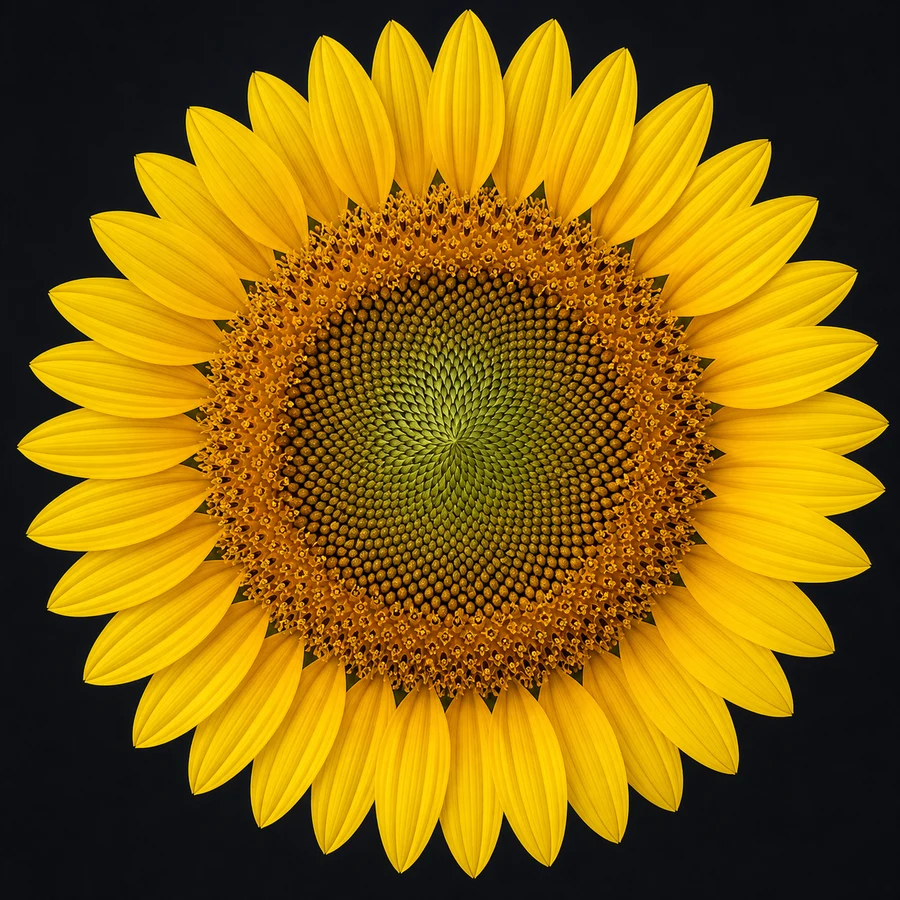
#> input picture images/lecture4/sunflower.webp, 900 x 900 px, given in place of brick.png, which was not available
$ python verify_gabor_power.py
#> lines starting #> are read from the running program, lines starting #| are printed output that depends on the picture; long printed decimals are rounded; pictures that were not available may be replaced by others from this repository, and a replacement may not be noted
"""Numerically compare the browser Gabor power computation with the Python reference.

The reference path below uses the same equations, support rule, image
standardization, and wrap convolution as skimage.filters.gabor_kernel plus
scipy.ndimage.convolve.  It is intentionally implemented with NumPy so the
check can run in the course repository without SciPy or scikit-image installed.
"""

from pathlib import Path

import numpy as np
from PIL import Image


ROOT = Path(__file__).resolve().parents[1]
TEXTURES = {
    "brick": ROOT / "images/gabor/brick.png",
    "grass": ROOT / "images/gabor/grass.png",
    "knit": ROOT / "images/lecture4/knit.png",
}
SETTINGS = (
    (0, 4, 6),
    (0, 4, 10),
    (45, 4, 10),
    (90, 4, 18),
)


def load_standardized(path: Path, size: int = 144) -> np.ndarray:
#> called with size = 144
    with Image.open(path) as source:
#> source is the input picture: PIL image 900x900 RGB; mean R, G, B 132.6, 98.3, 11.8
        rgb = source.convert("RGB")
        side = min(rgb.size)
#> side = 900
        left = (rgb.width - side) / 2
#> left = 0
        top = (rgb.height - side) / 2
#> top = 0
        rgb = rgb.crop((left, top, left + side, top + side)).resize(
            (size, size), Image.Resampling.BILINEAR
        )
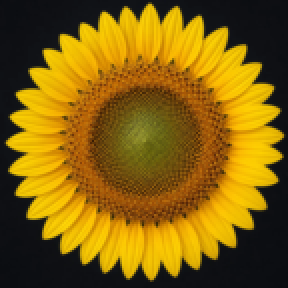
#> rgb: PIL image 144x144 RGB (shown 2 times larger); mean R, G, B 132.6, 98.3, 11.8
    pixels = np.asarray(rgb, dtype=np.float64)
    gray = pixels @ np.array([0.299, 0.587, 0.114])
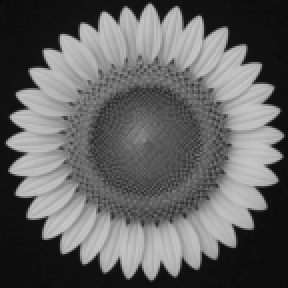
#> gray: shape (144, 144) float64 (shown 2 times larger); min 11.86, max 201.5, mean 98.7
    return (gray - gray.mean()) / (gray.std() or 1.0)
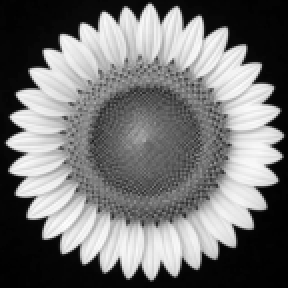
#> returned value: shape (144, 144) float64 (shown 2 times larger); min -1.27, max 1.5, mean -8.77e-17; drawn with min black and max white


def reference_kernel(theta_degrees: float, sigma: float, wavelength: float) -> np.ndarray:
    """Equivalent to gabor_kernel(1/lambda, theta, sigma, sigma)."""
    theta = np.deg2rad(theta_degrees)
    radius = int(
        np.ceil(
            max(
                abs(3 * sigma * np.cos(theta)),
                abs(3 * sigma * np.sin(theta)),
                1,
            )
        )
    )
    y, x = np.mgrid[-radius : radius + 1, -radius : radius + 1]
    rotated_x = x * np.cos(theta) + y * np.sin(theta)
    envelope = np.exp(-0.5 * (x * x + y * y) / (sigma * sigma))
    carrier = np.exp(1j * 2 * np.pi * rotated_x / wavelength)
    return envelope * carrier / (2 * np.pi * sigma * sigma)


def wrap_convolve(image: np.ndarray, kernel: np.ndarray) -> np.ndarray:
    """Circular convolution, equivalent to ndi.convolve(..., mode='wrap')."""
    height, width = image.shape
    radius_y, radius_x = (extent // 2 for extent in kernel.shape)
    padded = np.zeros_like(image, dtype=np.complex128)
    for row in range(kernel.shape[0]):
        for column in range(kernel.shape[1]):
            padded[(row - radius_y) % height, (column - radius_x) % width] = kernel[
                row, column
            ]
    return np.fft.ifft2(np.fft.fft2(image) * np.fft.fft2(padded))


def reference_power(image: np.ndarray, kernel: np.ndarray) -> np.ndarray:
    real = wrap_convolve(image, np.real(kernel)).real
    imaginary = wrap_convolve(image, np.imag(kernel)).real
    return np.hypot(real, imaginary)


def browser_power(image: np.ndarray, theta_degrees: float, sigma: float, wavelength: float) -> np.ndarray:
    """Direct port of makeGaborKernel + correlateSeparable in js/app.js."""
    theta = np.deg2rad(theta_degrees)
    radius = int(
        np.ceil(
            max(
                abs(3 * sigma * np.cos(theta)),
                abs(3 * sigma * np.sin(theta)),
                1,
            )
        )
    )
    coordinate = np.arange(-radius, radius + 1, dtype=np.float64)
    envelope = np.exp(-(coordinate**2) / (2 * sigma * sigma))
    norm = 1 / (2 * np.pi * sigma * sigma)
    wave_x = 2 * np.pi * np.cos(theta) / wavelength
    wave_y = 2 * np.pi * np.sin(theta) / wavelength
    x_cos = norm * envelope * np.cos(wave_x * coordinate)
    x_sin = norm * envelope * np.sin(wave_x * coordinate)
    y_cos = envelope * np.cos(wave_y * coordinate)
    y_sin = envelope * np.sin(wave_y * coordinate)

    def correlate_separable(horizontal: np.ndarray, vertical: np.ndarray) -> np.ndarray:
        temporary = sum(
            coefficient * np.roll(image, -offset, axis=1)
            for offset, coefficient in zip(coordinate.astype(int), horizontal)
        )
        return sum(
            coefficient * np.roll(temporary, -offset, axis=0)
            for offset, coefficient in zip(coordinate.astype(int), vertical)
        )

    real = correlate_separable(x_cos, y_cos) - correlate_separable(x_sin, y_sin)
    imaginary = correlate_separable(x_sin, y_cos) + correlate_separable(x_cos, y_sin)
    return np.hypot(real, imaginary)


def main() -> None:
    worst_error = 0.0
    worst_correlation = 1.0
    print("texture  theta  sigma  lambda  max_abs_error   correlation")
    for name, path in TEXTURES.items():
        image = load_standardized(path)
        for theta, sigma, wavelength in SETTINGS:
            expected = reference_power(image, reference_kernel(theta, sigma, wavelength))
            actual = browser_power(image, theta, sigma, wavelength)
            error = float(np.max(np.abs(expected - actual)))
            correlation = float(np.corrcoef(expected.ravel(), actual.ravel())[0, 1])
            worst_error = max(worst_error, error)
            worst_correlation = min(worst_correlation, correlation)
            print(
                f"{name:7s} {theta:5.0f} {sigma:6.1f} {wavelength:7.1f}"
                f" {error:14.3e} {correlation:13.10f}"
            )
#> this loop made 4 passes
#| brick       0    4.0     6.0      1.665e-16  1.000
#| brick       0    4.0    10.0      4.441e-16  1.000
#| brick      45    4.0    10.0      3.886e-16  1.000
#| brick      90    4.0    18.0      8.882e-16  1.000
#> pass 1, in reference_power, `real = wrap_convolve(image, np.real(kernel)).real`:
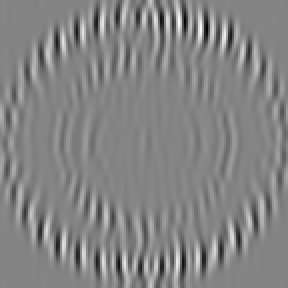
#> real: shape (144, 144) float64 (shown 2 times larger); min -0.181, max 0.168, mean 0; drawn with min black and max white
#> pass 1, in reference_power, `imaginary = wrap_convolve(image, np.imag(kernel)).real`:
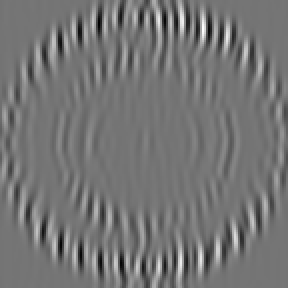
#> imaginary: shape (144, 144) float64 (shown 2 times larger); min -0.161, max 0.19, mean 0; drawn with min black and max white
#> pass 1, in main, `expected = reference_power(image, reference_kernel(theta, sigma, wavel..`:
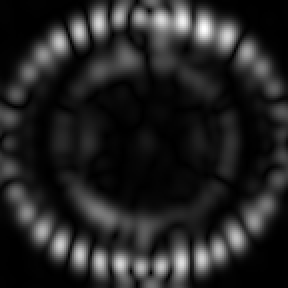
#> expected: shape (144, 144) float64 (shown 2 times larger); min 8.71e-06, max 0.195, mean 0.0278; drawn with min black and max white
#> pass 2 of the loop in main, `for name, path in TEXTURES.items():`:
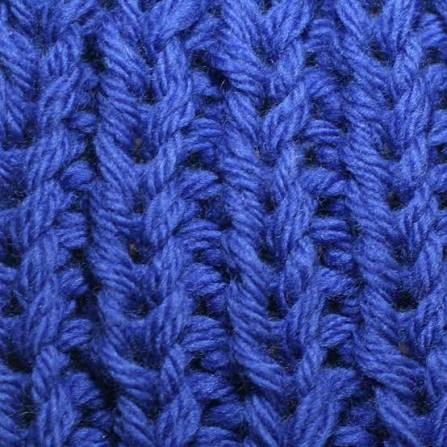
#> input picture images/lecture4/knit.png, 447 x 447 px, given in place of grass.png, which was not available
#> in load_standardized, source is the input picture: PIL image 447x447 RGB; mean R, G, B 50.7, 68.6, 154.8
#> the loop in main, `for theta, sigma, wavelength in SETTINGS:` made 4 passes
#> error on passes 1 to 4: 2.22e-16, 4.44e-16, 5e-16, 6.66e-16
#> (printed output is left out)
#> pass 1, in reference_power (call 5), `imaginary = wrap_convolve(image, np.imag(kernel)).real`:
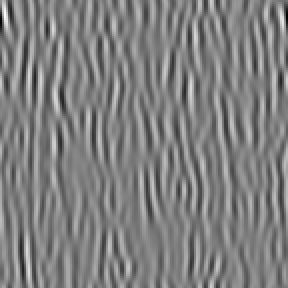
#> imaginary: shape (144, 144) float64 (shown 2 times larger); min -0.265, max 0.265, mean 2.57e-19; drawn with min black and max white
#> pass 1, in main, `expected = reference_power(image, reference_kernel(theta, sigma, wavel..`:
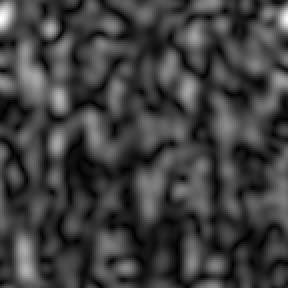
#> expected: shape (144, 144) float64 (shown 2 times larger); min 0.00032, max 0.295, mean 0.0732; drawn with min black and max white
    print(f"\nworst max absolute error: {worst_error:.3e}")
#| worst max absolute error: 8.882e-16
    print(f"worst response-map correlation: {worst_correlation:.10f}")
#| worst response-map correlation: 1.000
    if worst_error > 1e-10 or worst_correlation < 0.999999999:
        raise SystemExit("FAIL: browser and Python reference do not agree")
    print("PASS: browser and Python reference power maps agree numerically")


if __name__ == "__main__":
    main()
